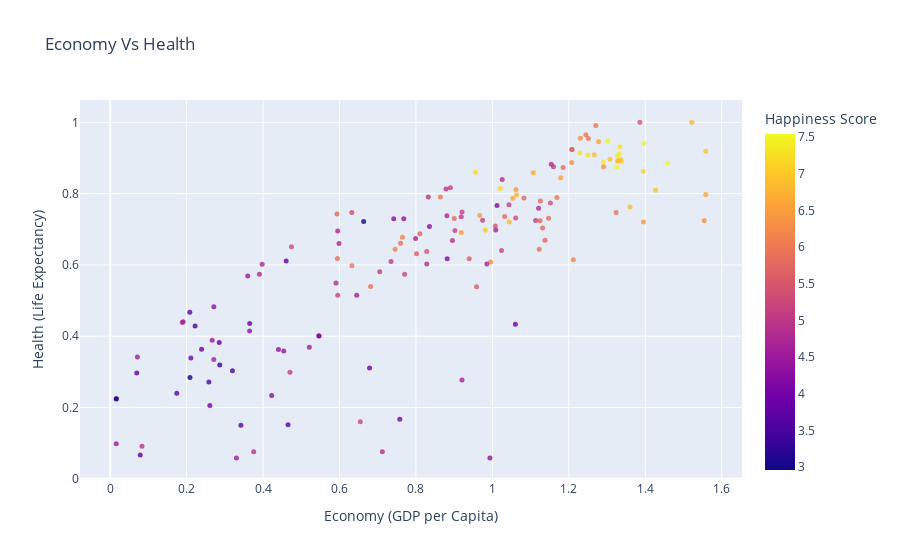

Write notebook code for a chart like this one.
### Code cell
fig=px.scatter(df_eda,x='Economy (GDP per Capita)',y='Health (Life Expectancy)',color='Happiness Score',hover_name='Happiness Score',opacity=0.8,title='Economy Vs Health')
fig.update_traces(marker_size=5)
fig.show()

### Figure 1 — Plotly figure (JSON) as saved in the notebook; plotly's stock layout.template omitted (floating-point values rounded to 4 significant figures; data arrays with more than 128 entries replaced by an {"elided": "..."} marker saying what was removed)
{"data": [{"hovertemplate": "<b>%{hovertext}</b><br><br>Economy (GDP per Capita)=%{x}<br>Health (Life Expectancy)=%{y}<br>Happiness Score=%{marker.color}<extra></extra>", "hovertext": {"elided": "158 float values"}, "legendgroup": "", "marker": {"color": {"elided": "158 float values"}, "coloraxis": "coloraxis", "opacity": 0.8, "size": 5, "symbol": "circle"}, "mode": "markers", "name": "", "orientation": "v", "showlegend": false, "type": "scatter", "x": {"elided": "158 float values"}, "xaxis": "x", "y": {"elided": "158 float values"}, "yaxis": "y"}], "layout": {"coloraxis": {"colorbar": {"title": {"text": "Happiness Score"}}, "colorscale": [[0, "#0d0887"], [0.1111, "#46039f"], [0.2222, "#7201a8"], [0.3333, "#9c179e"], [0.4444, "#bd3786"], [0.5556, "#d8576b"], [0.6667, "#ed7953"], [0.7778, "#fb9f3a"], [0.8889, "#fdca26"], [1, "#f0f921"]]}, "legend": {"tracegroupgap": 0}, "title": {"text": "Economy Vs Health"}, "xaxis": {"anchor": "y", "domain": [0, 1], "title": {"text": "Economy (GDP per Capita)"}}, "yaxis": {"anchor": "x", "domain": [0, 1], "title": {"text": "Health (Life Expectancy)"}}}}
